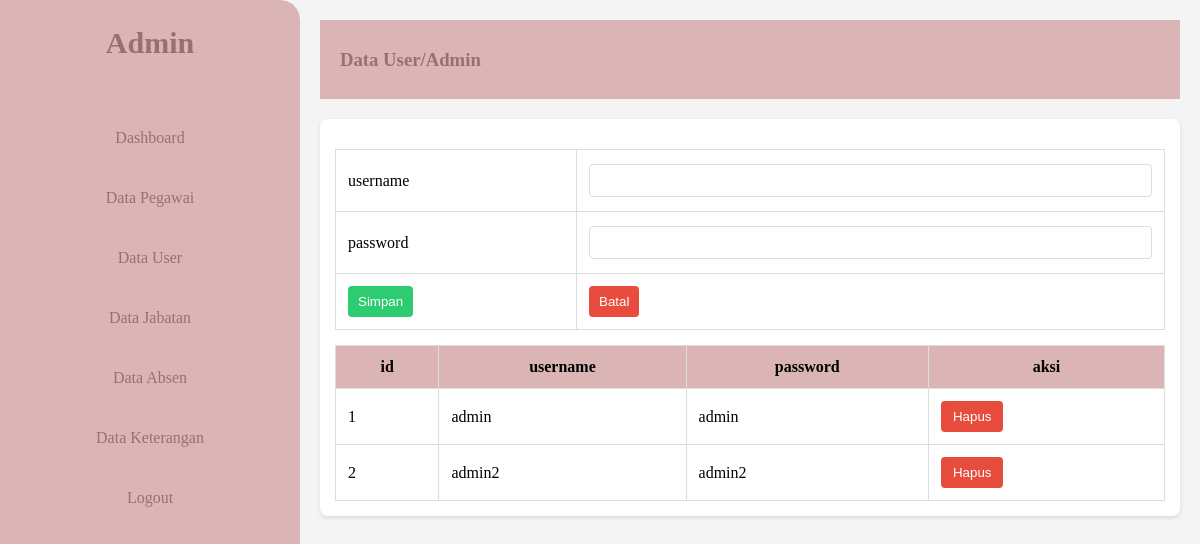
The page /datauser.php (signed in) on the database its author committed.
### tables this page shows
CREATE TABLE `tb_daftar` (
  `id` int(15) NOT NULL,
  `username` varchar(255) NOT NULL,
  `password` varchar(255) NOT NULL
);

### datauser.php (the view, shortened to what this page needs)
<!DOCTYPE html>
<html lang="en">
<head>
    <link rel="stylesheet" href="datauser.css">
</head>
<body class="main">
    <div class="page-wrapper">
        <div class="menu-sidebar">
            <div class="judul-sidebar">
                <h2>Admin</h2>
            </div>
                <nav class="navbar-sidebar">
                    <ul class="list-navbar">
                        <li class="judul-navbar">
                            <a href="admin2.php">Dashboard</a>
                        </li>
                        <li>
                            <a href="datakaryawan.php"> Data Pegawai</a>
                        </li>
                        <li>
                            <a href="datauser.php"> Data User</a>
                        </li>
                        <li>
                            <a href="datajabatan.php"> Data Jabatan</a>
                        </li>
                        <li>
                            <a href="data_absen.php"> Data Absen</a>
                        </li>
                        <li>
                            <a href="data_keterangan.php"> Data Keterangan</a>
                        </li>
                        <li>
                            <a href="logout.php">Logout</a>
                        </li>
                    </ul>
                </nav>
        </div>
        <div class="page-container">
            <header class="header-desktop">
                <div class="section-header">
                    <h3> Data User/Admin </h3>
                </div>
            </header>
            <div class="main-content">
                        <div class="row">
                            <div class="table-main">
                            <form action="admin_save.php" method="post">
                                <div class="form-group">
                                    <table class="table-content" >
                                        <tbody>
                                            <tr>
                                                <td>username</td>
                                                <td>
                                                <input type="text" class="form-control" name="username" autocomplete="off">
                                            </td>
                                            </tr>
                                            <tr>
                                                <td>password</td>
                                                <td>
                                                <input type="text" class="form-control" name="password" autocomplete="off">
                                            </td>
                                            </tr>
                                            <tr>
                                                <td><button type="submit" name="simpan" class="btn-simpan">Simpan</button></td>
                                                <td><input type="reset" name="" value="Batal" class="btn-batal"></td>
                                            </tr>
                                      </tbody>
                                    </table>
                                </div>
                            </form>
                            </div>
                        </div>
                        <div class="table-main">
                            <table class="table-content">
                                <thead>
                                    <tr>
                                        <th>id</th>
                                        <th>username</th>
                                        <th>password</th>
                                        <th>aksi</th>
                                    </tr>
                                </thead>
                                    <?php
                                            include 'koneksi.php';
                                            $sql = "SELECT * FROM tb_daftar";
                                            $query = mysqli_query($koneksi, $sql);
                                            while ($row = mysqli_fetch_array($query)) {
                                    ?>
                                <tbody>
                                    <tr>
                                    <td><?php echo $row['id']; ?></td>
                                    <td><?php echo $row['username']; ?></td>
                                    <td><?php echo $row['password']; ?></td>
                                    <td> <a href="admin_hapus.php?id=<?php echo $row['id']; ?>"><button class="btn-hapus" onclick="return confirm('yakin ingin dihapus?');">Hapus</button></a></td>
                                    </tr>
                                           <?php
                                                }
                                            ?>
                                </tbody>
                            </table>
                        </div>
            </div>
        </div>
    </div>
</body>
</html>

### datauser.css (style rules this page uses)
body { margin: 0; padding: 0; }
.page-wrapper { display: flex; min-height: 100vh; background-color: #f4f4f4; }
.menu-sidebar { position: fixed; width: 300px; height: 100vh; background-color: #DBB5B5; color: #987070; line-height: 25px; text-align: center; border-radius: 0px 20px 0px 0px; }
.judul-sidebar h2 { text-align: center; padding: 30px; margin: 0; font-size: 30px; }
.navbar-sidebar { padding: 30px; }
.list-navbar { list-style-type: none; padding: 0; margin: 0; }
.list-navbar li { margin-bottom: 15px; }
.list-navbar a { text-decoration: none; color: #987070; display: block; padding: 10px; border-radius: 10px; transition: background-color 0.3s; }
.page-container { margin-left: 300px; padding: 20px; flex: 1; }
.header-desktop { background-color: #DBB5B5; color: #987070; padding: 10px 20px 10px 20px; margin-bottom: 20px; }
.main-content { background-color: #fff; padding: 15px; border-radius: 8px; box-shadow: 0 2px 4px rgba(0, 0, 0, 0.1); }
.form-control { width: 100%; padding: 8px; margin: 2px 0; border: 1px solid #ddd; border-radius: 4px; box-sizing: border-box; }
.btn-simpan, .btn-batal { padding: 8px 10px; border: none; border-radius: 4px; color: #fff; cursor: pointer; }
.btn-simpan { background-color: #2ecc71; }
.btn-batal { background-color: #e74c3c; }
.btn-hapus { background-color: #e74c3c; border: none; color: white; padding: 8px 12px; border-radius: 4px; cursor: pointer; }
.table-content { width: 100%; border-collapse: collapse; margin-top: 15px; }
.table-content th, .table-content td { padding: 12px; border: 1px solid #ddd; }
.table-content th { background-color: #DBB5B5; color: black; }
.table-content td { background-color: #fff; }

### rows shown on the page
tb_daftar: id "1", username "admin", password "admin"
tb_daftar: id "2", username "admin2", password "admin2"
